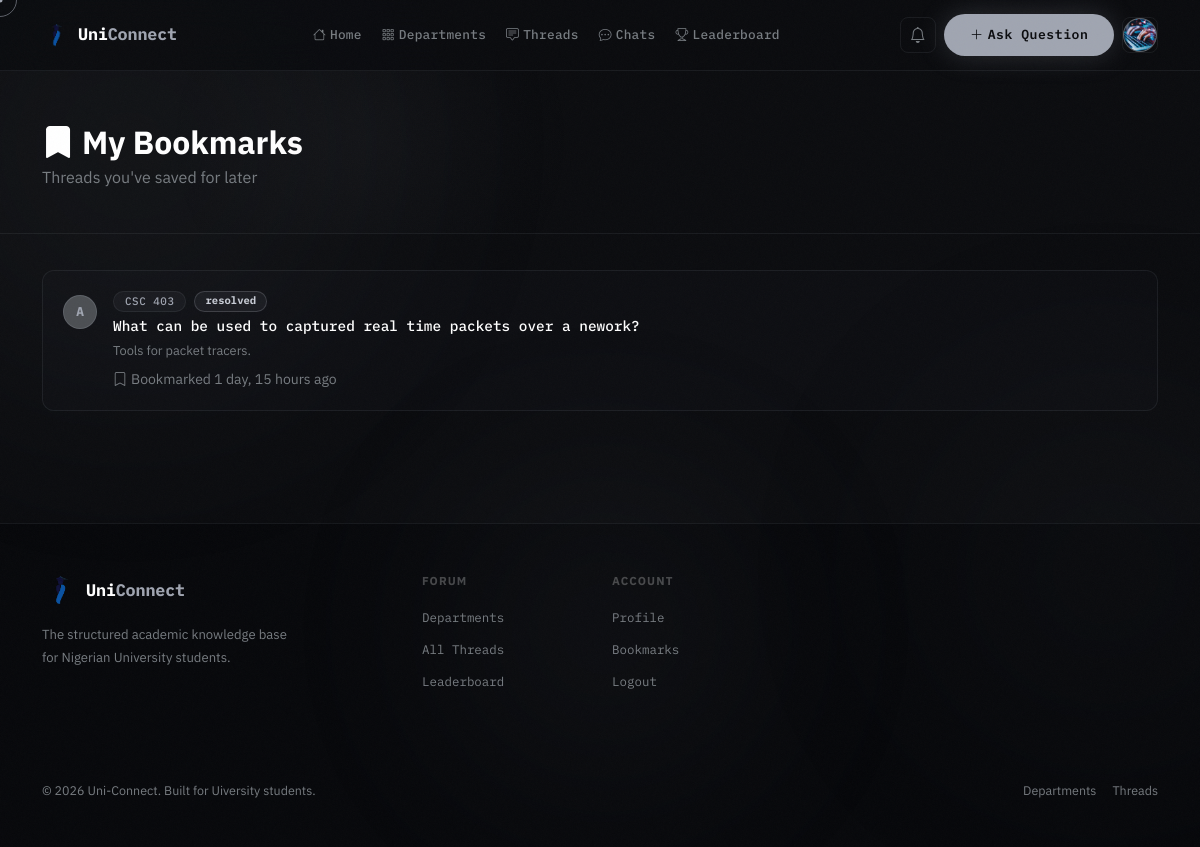
The page /bookmarks/ (signed in) on the database its author committed.
### accounts/models.py (models this page shows, shortened)
class User(AbstractUser):
    ROLE_CHOICES = [
        ('student', 'Student'),
        ('lecturer', 'Lecturer'),
        ('admin', 'Admin'),
    ]
    is_email_verified = models.BooleanField(default=False)
    role = models.CharField(max_length=20, choices=ROLE_CHOICES, default='student')
    school = models.ForeignKey(
        'forum.School', on_delete=models.SET_NULL, null=True, blank=True, related_name='members'
    )
    department = models.ForeignKey(
        'forum.Department', on_delete=models.SET_NULL, null=True, blank=True, related_name='members'
    )
    matric_number = models.CharField(max_length=20, blank=True)
    bio = models.TextField(blank=True)
    avatar = models.ImageField(upload_to='avatars/', blank=True, null=True)
    reputation = models.IntegerField(default=0)
    created_at = models.DateTimeField(auto_now_add=True)

### forum/models.py (models this page shows, shortened)
class Bookmark(models.Model):
    user = models.ForeignKey(settings.AUTH_USER_MODEL, on_delete=models.CASCADE, related_name='bookmarks')
    thread = models.ForeignKey(Thread, on_delete=models.CASCADE, related_name='bookmarks')
    created_at = models.DateTimeField(auto_now_add=True)
    class Meta:
        unique_together = ['user', 'thread']

class Thread(models.Model):
    STATUS_CHOICES = [
        ('open', 'Open'),
        ('resolved', 'Resolved'),
        ('closed', 'Closed'),
    ]
    course = models.ForeignKey(Course, on_delete=models.CASCADE, related_name='threads')
    author = models.ForeignKey(settings.AUTH_USER_MODEL, on_delete=models.CASCADE, related_name='threads')
    title = models.CharField(max_length=300)
    content = models.TextField()
    attachment = models.FileField(upload_to='thread_attachments/', blank=True, null=True)
    voice_note = models.FileField(upload_to='thread_voice_notes/', blank=True, null=True)
    status = models.CharField(max_length=20, choices=STATUS_CHOICES, default='open')
    is_pinned = models.BooleanField(default=False)
    is_deleted = models.BooleanField(default=False)
    views = models.IntegerField(default=0)
    tags = models.ManyToManyField(Tag, blank=True, related_name='threads')
    created_at = models.DateTimeField(auto_now_add=True)
    updated_at = models.DateTimeField(auto_now=True)
    class Meta:
        ordering = ['-is_pinned', '-created_at']

class Course(models.Model):
    department = models.ForeignKey(Department, on_delete=models.CASCADE, related_name='courses')
    code = models.CharField(max_length=20)
    title = models.CharField(max_length=200)
    description = models.TextField(blank=True)
    level = models.CharField(max_length=10, default='100L')
    semester = models.CharField(max_length=20, default='First Semester')
    units = models.IntegerField(default=3)
    is_active = models.BooleanField(default=True)
    created_at = models.DateTimeField(auto_now_add=True)
    class Meta:
        ordering = ['code']
        unique_together = ['department', 'code']

### forum/views.py (the view)
# urls.py: path('bookmarks/', views.my_bookmarks, name='bookmarks'),
@login_required
def my_bookmarks(request):
    bookmarks = Bookmark.objects.filter(user=request.user).select_related(
        'thread__author', 'thread__course__department'
    ).order_by('-created_at')
    return render(request, 'forum/bookmarks.html', {'bookmarks': bookmarks})

### forum/context_processors.py (called while the page is built)
def unread_notifications(request):
    count = 0
    if request.user.is_authenticated:
        count = request.user.notifications.filter(is_read=False).count()
    return {'unread_notification_count': count}

### templates/forum/bookmarks.html (shortened to what this page needs)
{% extends 'base.html' %}
{% block content %}
<div class="page-header">
  <div class="container">
    <h1 class="h2 fw-bold text-white mb-1"><i class="bi bi-bookmark-fill me-2"></i>My Bookmarks</h1>
    <p class="text-muted mb-0">Threads you've saved for later</p>
  </div>
</div>
<div class="container pb-5">
  {% for bookmark in bookmarks %}
  <a href="{% url 'forum:thread_detail' bookmark.thread.pk %}" class="thread-card mb-3">
    <div class="d-flex align-items-start gap-3">
      <div class="avatar-sm mt-1">{{ bookmark.thread.author.username|first|upper }}</div>
      <div class="flex-grow-1">
        <div class="d-flex gap-2 mb-1">
          <span class="badge badge-glass small">{{ bookmark.thread.course.code }}</span>
          <span class="badge {% if bookmark.thread.status == 'resolved' %}badge-resolved{% else %}badge-open{% endif %}">{{ bookmark.thread.status }}</span>
        </div>
        <div class="thread-title">{{ bookmark.thread.title }}</div>
        <div class="thread-excerpt mt-1">{{ bookmark.thread.content|truncatechars:100 }}</div>
        <div class="text-muted small mt-2">
          <i class="bi bi-bookmark me-1"></i>Bookmarked {{ bookmark.created_at|timesince }} ago
        </div>
      </div>
    </div>
  </a>
  {% empty %}
  <div class="glass-panel p-5 text-center">
    <i class="bi bi-bookmark fs-1 text-muted d-block mb-3"></i>
    <p class="text-muted mb-3">No bookmarks yet.</p>
    <a href="{% url 'forum:thread_list' %}" class="btn btn-primary-glow">Browse Threads</a>
  </div>
  {% endfor %}
</div>
{% endblock %}

### templates/base.html (shortened to what this page needs)
<!doctype html>
<html lang="en" data-bs-theme="dark">
  <head>
    <link
      rel="stylesheet"
      href="https://cdn.jsdelivr.net/npm/bootstrap@5.3.3/dist/css/bootstrap.min.css"
    />
    <link
      rel="stylesheet"
      href="https://cdn.jsdelivr.net/npm/bootstrap-icons@1.11.3/font/bootstrap-icons.min.css"
    />
    {% load static %}
    <link rel="stylesheet" href="{% static 'css/main.css' %}" />
  </head>
  <body class="{% block body_class %}{% endblock %}">
    <div class="ambient-orb orb-1" aria-hidden="true"></div>
    <nav class="navbar navbar-expand-lg glass-nav">
      <div class="container">
        <a
          class="navbar-brand d-flex align-items-center gap-2"
          href="{% url 'forum:home' %}"
        >
          <img
            src="{% static 'logo-removebg-preview.png' %}"
            alt="Uni-Connect logo"
            class="site-logo navbar-logo"
          />
          <span class="brand-name"
            >Uni<span class="text-accent">Connect</span></span
          >
        </a>
        <div class="collapse navbar-collapse" id="navMain">
          <ul class="navbar-nav mx-auto gap-1">
            <li class="nav-item">
              <a class="nav-link nav-pill" href="{% url 'forum:home' %}"
                ><i class="bi bi-house me-1"></i>Home</a
              >
            </li>
            <li class="nav-item">
              <a class="nav-link nav-pill" href="{% url 'forum:departments' %}"
                ><i class="bi bi-grid-3x3-gap me-1"></i>Departments</a
              >
            </li>
            <li class="nav-item">
              <a class="nav-link nav-pill" href="{% url 'forum:thread_list' %}"
                ><i class="bi bi-chat-square-text me-1"></i>Threads</a
              >
            </li>
            {% if user.is_authenticated %}
            <li class="nav-item">
              <a class="nav-link nav-pill" href="{% url 'forum:chat_list' %}"
                ><i class="bi bi-chat-dots me-1"></i>Chats</a
              >
            </li>
            {% endif %}
            <li class="nav-item">
              <a class="nav-link nav-pill" href="{% url 'forum:leaderboard' %}"
                ><i class="bi bi-trophy me-1"></i>Leaderboard</a
              >
            </li>
          </ul>
          <div class="d-flex align-items-center gap-2">
            {% if user.is_authenticated %}
            <a
              href="{% url 'forum:notifications' %}"
              class="btn btn-ghost-icon position-relative"
            >
              <i class="bi bi-bell"></i>
            </a>
            <a
              href="{% url 'forum:create_thread' %}"
              class="btn btn-primary-glow btn-sm"
            >
              <i class="bi bi-plus-lg me-1"></i>Ask Question
            </a>
            <div class="dropdown">
              <button
                class="btn btn-ghost-icon dropdown-toggle no-caret"
                data-bs-toggle="dropdown"
              >
                <div class="avatar-sm">
                  {% if user.avatar %}
                  <img src="{{ user.avatar.url }}" alt="{{ user.username }}" />
                  {% else %}
                  <span>{{ user.username|first|upper }}</span>
                  {% endif %}
                </div>
              </button>
            </div>
            {% endif %}
          </div>
        </div>
      </div>
    </nav>
    <main>{% block content %}{% endblock %}</main>
    <footer class="footer-glass py-5 mt-5">
      <div class="container">
        <div class="row g-4">
          <div class="col-lg-4">
            <div class="d-flex align-items-center gap-2 mb-3">
              <img
                src="{% static 'logo-removebg-preview.png' %}"
                alt="Uni-Connect logo"
                class="site-logo"
              />
              <span class="brand-name"
                >Uni<span class="text-accent">Connect</span></span
              >
            </div>
            <p
              style="
                color: var(--muted);
                font-size: 0.82rem;
                line-height: 1.7;
                max-width: 260px;
              "
            >
              The structured academic knowledge base for Nigerian University students.
            </p>
          </div>
          <div class="col-6 col-lg-2">
            <p
              style="
                color: rgba(255, 255, 255, 0.25);
                font-size: 0.72rem;
                font-weight: 700;
                letter-spacing: 0.1em;
                text-transform: uppercase;
                margin-bottom: 14px;
              "
            >
              Forum
            </p>
            <ul class="list-unstyled footer-links">
              <li><a href="{% url 'forum:departments' %}">Departments</a></li>
              <li><a href="{% url 'forum:thread_list' %}">All Threads</a></li>
              <li><a href="{% url 'forum:leaderboard' %}">Leaderboard</a></li>
            </ul>
          </div>
          <div class="col-6 col-lg-2">
            <p
              style="
                color: rgba(255, 255, 255, 0.25);
                font-size: 0.72rem;
                font-weight: 700;
                letter-spacing: 0.1em;
                text-transform: uppercase;
                margin-bottom: 14px;
              "
            >
              Account
            </p>
            <ul class="list-unstyled footer-links">
              {% if user.is_authenticated %}
              <li><a href="{% url 'accounts:profile' %}">Profile</a></li>
              <li><a href="{% url 'forum:bookmarks' %}">Bookmarks</a></li>
              <li><a href="{% url 'accounts:logout' %}">Logout</a></li>
              {% else %}
              <li><a href="{% url 'accounts:login' %}">Login</a></li>
              <li><a href="{% url 'accounts:register' %}">Register</a></li>
              {% endif %}
            </ul>
          </div>
        </div>
        <div
          class="d-flex justify-content-between align-items-center flex-wrap gap-3"
        >
          <p style="color: var(--muted); font-size: 0.78rem; margin: 0">
            © 2026 Uni-Connect. Built for Uiversity students.
          </p>
          <div class="d-flex gap-3">
            <a
              href="{% url 'forum:departments' %}"
              style="
                color: var(--muted);
                font-size: 0.78rem;
                text-decoration: none;
              "
              onmouseenter="this.style.color = 'var(--accent)'"
              onmouseleave="this.style.color = 'var(--muted)'"
              >Departments</a
            >
            <a
              href="{% url 'forum:thread_list' %}"
              style="
                color: var(--muted);
                font-size: 0.78rem;
                text-decoration: none;
              "
              onmouseenter="this.style.color = 'var(--accent)'"
              onmouseleave="this.style.color = 'var(--muted)'"
              >Threads</a
            >
          </div>
        </div>
      </div>
    </footer>
    {% load static %}
  </body>
</html>

### rows shown on the page
User: avatar (picture)
Bookmark: thread.author.username|first "A", thread.course.code "CSC 403", thread.status "resolved", thread "What can be used to captured real time packets over a nework?", thread.content "Tools for packet tracers.", created_at "1 day, 15 hours"
